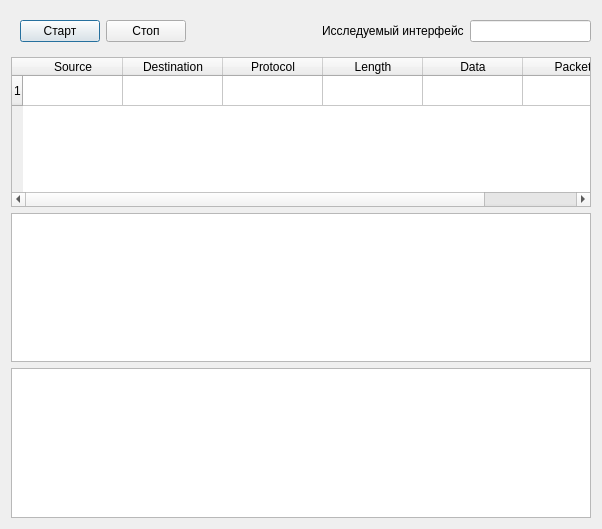
<?xml version="1.0" encoding="UTF-8"?>
<ui version="4.0">
 <class>Dialog</class>
 <widget class="QDialog" name="Dialog">
  <property name="geometry">
   <rect>
    <x>0</x>
    <y>0</y>
    <width>602</width>
    <height>529</height>
   </rect>
  </property>
  <property name="windowTitle">
   <string>Анализ трафика</string>
  </property>
  <layout class="QVBoxLayout" name="verticalLayout">
   <item>
    <layout class="QGridLayout" name="gridLayout">
     <item row="0" column="0">
      <widget class="QFrame" name="horizontalFrame">
       <layout class="QHBoxLayout" name="horizontalLayout">
        <item>
         <widget class="QPushButton" name="start_button">
          <property name="text">
           <string>Старт</string>
          </property>
         </widget>
        </item>
        <item>
         <widget class="QPushButton" name="stop_button">
          <property name="text">
           <string>Стоп</string>
          </property>
         </widget>
        </item>
       </layout>
      </widget>
     </item>
     <item row="0" column="1">
      <layout class="QHBoxLayout" name="horizontalLayout_2">
       <item>
        <spacer name="horizontalSpacer_2">
         <property name="orientation">
          <enum>Qt::Horizontal</enum>
         </property>
         <property name="sizeHint" stdset="0">
          <size>
           <width>40</width>
           <height>20</height>
          </size>
         </property>
        </spacer>
       </item>
       <item>
        <widget class="QLabel" name="label">
         <property name="text">
          <string>Исследуемый интерфейс</string>
         </property>
        </widget>
       </item>
       <item>
        <widget class="QLineEdit" name="what_iface_sniff"/>
       </item>
      </layout>
     </item>
    </layout>
   </item>
   <item>
    <widget class="QTableWidget" name="snifftable">
     <row>
      <property name="text">
       <string>1</string>
      </property>
     </row>
     <column>
      <property name="text">
       <string>Source</string>
      </property>
     </column>
     <column>
      <property name="text">
       <string>Destination</string>
      </property>
     </column>
     <column>
      <property name="text">
       <string>Protocol</string>
      </property>
     </column>
     <column>
      <property name="text">
       <string>Length</string>
      </property>
     </column>
     <column>
      <property name="text">
       <string>Data</string>
      </property>
     </column>
     <column>
      <property name="text">
       <string>Packet</string>
      </property>
     </column>
    </widget>
   </item>
   <item>
    <widget class="QTableWidget" name="infotable"/>
   </item>
   <item>
    <widget class="QTextEdit" name="textEdit"/>
   </item>
  </layout>
 </widget>
 <resources/>
 <connections/>
</ui>
